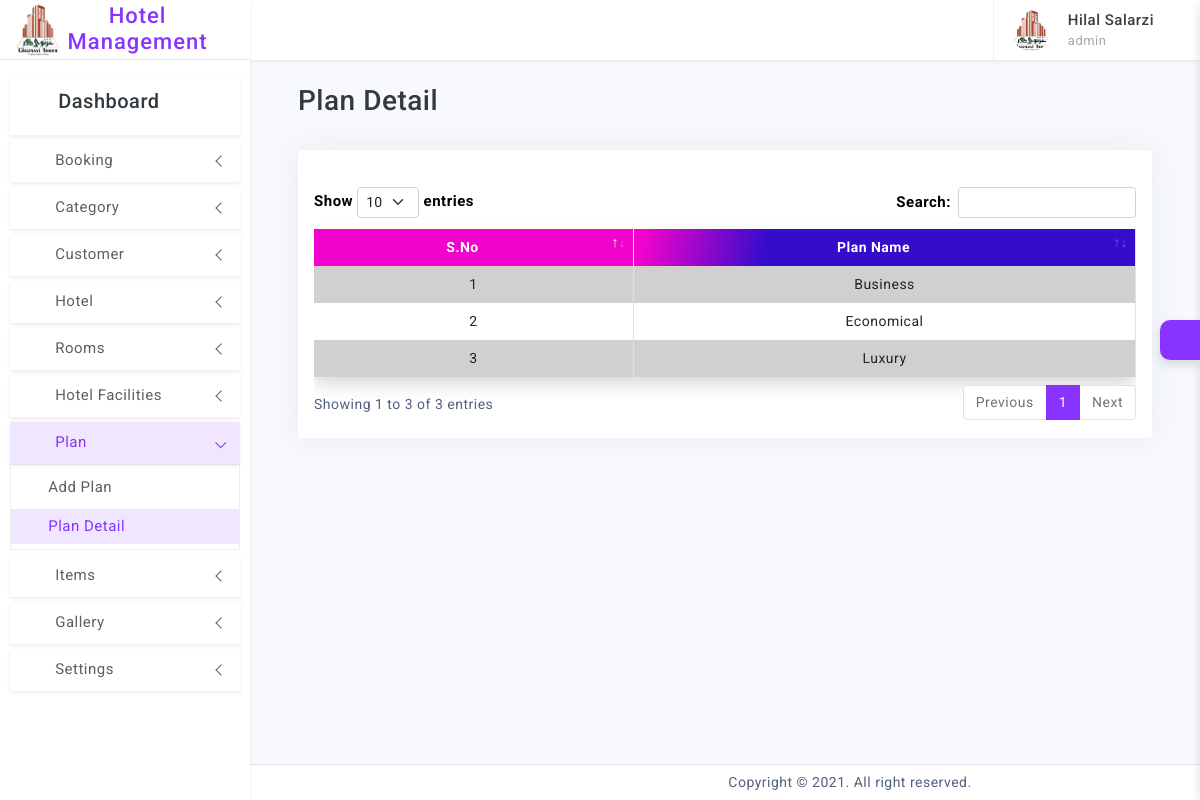
/pages/administrator/plan.php (signed in), run on the app's committed database.
### tables this page shows
CREATE TABLE `system_users` (
  `id` int(11) NOT NULL,
  `role_id` int(11) NOT NULL,
  `status` int(11) NOT NULL DEFAULT 0,
  `name` varchar(100) NOT NULL,
  `username` varchar(50) NOT NULL,
  `email` varchar(50) NOT NULL,
  `password` varchar(100) NOT NULL,
  `contact` varchar(50) NOT NULL,
  `image` varchar(255) NOT NULL,
  `address` varchar(255) NOT NULL,
  `signupdate` date NOT NULL
);

CREATE TABLE `plan` (
  `id` int(11) NOT NULL,
  `name` varchar(20) NOT NULL,
  `hotel_id` int(11) NOT NULL
);

### pages/administrator/plan.php (the view, shortened to what this page needs)
<?php include("include/header.php") ?>
<div class="page-content">
    <div class="row mb-2">
        <div class="col-md-12">
            <h3 class="ps-4">Plan Detail</h3>
        </div>
        <div>
            <div class="page-content container-fluid">
                <div class="row">
                    <div class="col-md-12">
                        <div class="card my-only-div-shadow">
                            <div class="card-body">
                                <?php
                                $sql = "SELECT * FROM plan";
                                $run = mysqli_query($connection, $sql);
                                $row = mysqli_num_rows($run);
                                if ($row > 0) {
                                ?>
                                    <br>
                                    <div class="table-responsive">
                                        <table class="table table-bordered table-hover shadow datatable text-center table-striped ">
                                            <thead class="my-table-style bg-dark text-white ">
                                                <th>S.No</th>
                                                <th>Plan Name</th>
                                            </thead>
                                            <tbody class="table-font-size">
                                                <?php
                                                $serial = 1;
                                                while ($data = mysqli_fetch_assoc($run)) {
                                                ?>
                                                    <tr>
                                                        <td><?php echo $serial++ ?></td>
                                                        <td><?php echo $data['name']; ?></td>
                                                    </tr>
                                                <?php } ?>
                                            </tbody>
                                        </table>
                                    <?php
                                } else {
                                    echo "<h3>No Results Found</h3>";
                                }
                                    ?>
                                    </div>
                            </div>
                        </div>
                    </div>
                </div>
            </div>
        </div>
        <?php include("include/footer.php") ?>

### pages/administrator/include/head.php (shortened to what this page needs)
  <?php
$fetchData1= "SELECT * FROM system_users WHERE id='$user_id'";
$runData1 = mysqli_query($connection,$fetchData1);
$rowData1 = mysqli_fetch_array($runData1);
  $name       = $rowData1['name'];
  $username   = $rowData1['username'];
  $image      = $rowData1['image'];
  $pathImg    = "../../images/admin_profile" . $image;
 ?>
<header class="printBlock">
  <div class="topbar d-flex align-items-center">
    <nav class="navbar navbar-expand">
      <div class="user-box dropdown">
        <a class="d-flex align-items-center nav-link dropdown-toggle dropdown-toggle-nocaret" href="#" role="button" data-bs-toggle="dropdown" aria-expanded="false">
          <img src="<?php echo $pathImg ?>" class="user-img" alt="user avatar">
          <div class="user-info ps-3">
            <p class="user-name mb-0"><?php echo $name ?></p>
            <p class="designattion mb-0"><?php echo $username ?></p>
          </div>
        </a>
      </div>
    </nav>
  </div>
</header>

### assets/css/app.css (style rules this page uses)
body { font-size: 14px; letter-spacing: 0.5px; overflow-x: hidden; font-family: 'Roboto', sans-serif; }
a { text-decoration: none; }
.topbar { position: fixed; top: 0; left: 250px; right: 0; height: 60px; background: #ffffff; border-bottom: 1px solid rgb(228 228 228 / 0%); background-clip: border-box; z-index: 10; box-shadow: 0 0.125rem 0.25rem rgb(136 152 170 / 15%); }
.topbar .navbar { width: 100%; height: 60px; padding-left: 30px; padding-right: 30px; }
.page-content { padding: 1.5rem; }
.dropdown-toggle-nocaret:after { display: none }
.user-img { width: 42px; height: 42px; border-radius: 50%; border: 0px solid #e5e5e5; padding: 0px; }
.user-info .user-name { font-size: 15px; font-weight: 500; color: #413c3c; }
.user-info .designattion { font-size: 13px; color: #a9a8a8; }
.user-box { display: flex; align-items: center; height: 60px; border-left: 1px solid #f0f0f0; margin-left: 1rem; }
.my-table-style { background-image: linear-gradient(280deg, #350cca 45%, #f003cc 60%); }
.table-font-size { font-size: 14px; }
.table-striped>tbody>tr:nth-of-type(odd) { background-color: rgb(221, 218, 218) !important; }

### data on the page
system_users: image (picture), name "Hilal Salarzi", username "admin"
plan: name "Business"
plan: name "Economical"
plan: name "Luxury"
